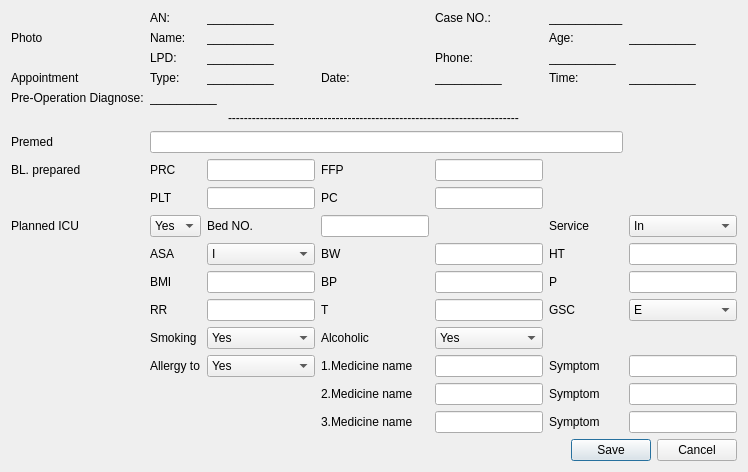
       <widget class="QWidget" name="Pre">
        <attribute name="title">
         <string>Pre</string>
        </attribute>
        <layout class="QGridLayout" name="gridLayout_6">
         <item row="0" column="0">
          <layout class="QGridLayout" name="gridLayout_5">
           <item row="7" column="3">
            <widget class="QLabel" name="label_78">
             <property name="text">
              <string>FFP</string>
             </property>
            </widget>
           </item>
           <item row="16" column="4">
            <widget class="QLineEdit" name="lineEdit_32"/>
           </item>
           <item row="14" column="6">
            <widget class="QLineEdit" name="lineEdit_30"/>
           </item>
           <item row="14" column="4">
            <widget class="QLineEdit" name="lineEdit_28"/>
           </item>
           <item row="7" column="1">
            <widget class="QLabel" name="label_79">
             <property name="text">
              <string>PRC</string>
             </property>
            </widget>
           </item>
           <item row="16" column="6">
            <widget class="QLineEdit" name="lineEdit_33"/>
           </item>
           <item row="6" column="1" colspan="5">
            <widget class="QLineEdit" name="lineEdit_36"/>
           </item>
           <item row="3" column="3">
            <widget class="QLabel" name="label_45">
             <property name="text">
              <string>Date:</string>
             </property>
            </widget>
           </item>
           <item row="5" column="0" colspan="7" alignment="Qt::AlignHCenter">
            <widget class="QLabel" name="label_54">
             <property name="text">
              <string>-------------------------------------------------------------------------</string>
             </property>
            </widget>
           </item>
           <item row="0" column="5">
            <widget class="QLabel" name="label_38">
             <property name="text">
              <string>___________</string>
             </property>
            </widget>
           </item>
           <item row="2" column="5">
            <widget class="QLabel" name="label_42">
             <property name="text">
              <string>__________</string>
             </property>
            </widget>
           </item>
           <item row="4" column="1" colspan="6">
            <widget class="QLabel" name="label_53">
             <property name="text">
              <string>__________</string>
             </property>
            </widget>
           </item>
           <item row="3" column="2">
            <widget class="QLabel" name="label_44">
             <property name="text">
              <string>__________</string>
             </property>
            </widget>
           </item>
           <item row="1" column="1">
            <widget class="QLabel" name="label_31">
             <property name="text">
              <string>Name:</string>
             </property>
            </widget>
           </item>
           <item row="3" column="5">
            <widget class="QLabel" name="label_47">
             <property name="text">
              <string>Time:</string>
             </property>
            </widget>
           </item>
           <item row="2" column="4">
            <widget class="QLabel" name="label_41">
             <property name="text">
              <string>Phone:</string>
             </property>
            </widget>
           </item>
           <item row="2" column="2">
            <widget class="QLabel" name="label_50">
             <property name="text">
              <string>__________</string>
             </property>
            </widget>
           </item>
           <item row="3" column="6">
            <widget class="QLabel" name="label_48">
             <property name="text">
              <string>__________</string>
             </property>
            </widget>
           </item>
           <item row="4" column="0">
            <widget class="QLabel" name="label_52">
             <property name="text">
              <string>Pre-Operation Diagnose:</string>
             </property>
            </widget>
           </item>
           <item row="1" column="6">
            <widget class="QLabel" name="label_51">
             <property name="text">
              <string>__________</string>
             </property>
            </widget>
           </item>
           <item row="0" column="1">
            <widget class="QLabel" name="label_32">
             <property name="text">
              <string>AN:</string>
             </property>
            </widget>
           </item>
           <item row="3" column="4">
            <widget class="QLabel" name="label_46">
             <property name="text">
              <string>__________</string>
             </property>
            </widget>
           </item>
           <item row="1" column="5">
            <widget class="QLabel" name="label_49">
             <property name="text">
              <string>Age:</string>
             </property>
            </widget>
           </item>
           <item row="0" column="2">
            <widget class="QLabel" name="label_36">
             <property name="text">
              <string>__________</string>
             </property>
            </widget>
           </item>
           <item row="3" column="1">
            <widget class="QLabel" name="label_43">
             <property name="text">
              <string>Type:</string>
             </property>
            </widget>
           </item>
           <item row="0" column="4">
            <widget class="QLabel" name="label_37">
             <property name="text">
              <string>Case NO.:</string>
             </property>
            </widget>
           </item>
           <item row="2" column="1">
            <widget class="QLabel" name="label_35">
             <property name="text">
              <string>LPD:</string>
             </property>
            </widget>
           </item>
           <item row="3" column="0">
            <widget class="QLabel" name="label_40">
             <property name="text">
              <string>Appointment</string>
             </property>
            </widget>
           </item>
           <item row="1" column="2" colspan="3">
            <widget class="QLabel" name="label_39">
             <property name="text">
              <string>__________</string>
             </property>
            </widget>
           </item>
           <item row="8" column="4">
            <widget class="QLineEdit" name="lineEdit_35"/>
           </item>
           <item row="10" column="5">
            <widget class="QLabel" name="label_62">
             <property name="text">
              <string>HT</string>
             </property>
            </widget>
           </item>
           <item row="8" column="3">
            <widget class="QLabel" name="label_77">
             <property name="text">
              <string>PC</string>
             </property>
            </widget>
           </item>
           <item row="10" column="2">
            <widget class="QComboBox" name="comboBox_15">
             <item>
              <property name="text">
               <string>I</string>
              </property>
             </item>
             <item>
              <property name="text">
               <string>II</string>
              </property>
             </item>
             <item>
              <property name="text">
               <string>III</string>
              </property>
             </item>
             <item>
              <property name="text">
               <string>IV</string>
              </property>
             </item>
             <item>
              <property name="text">
               <string>V</string>
              </property>
             </item>
             <item>
              <property name="text">
               <string>I E</string>
              </property>
             </item>
             <item>
              <property name="text">
               <string>II E</string>
              </property>
             </item>
             <item>
              <property name="text">
               <string>III E</string>
              </property>
             </item>
             <item>
              <property name="text">
               <string>IV E</string>
              </property>
             </item>
             <item>
              <property name="text">
               <string>V E</string>
              </property>
             </item>
            </widget>
           </item>
           <item row="10" column="4">
            <widget class="QLineEdit" name="lineEdit_23"/>
           </item>
           <item row="10" column="1">
            <widget class="QLabel" name="label_60">
             <property name="text">
              <string>ASA</string>
             </property>
            </widget>
           </item>
           <item row="10" column="6">
            <widget class="QLineEdit" name="lineEdit_24"/>
           </item>
           <item row="10" column="3">
            <widget class="QLabel" name="label_61">
             <property name="text">
              <string>BW</string>
             </property>
            </widget>
           </item>
           <item row="7" column="0">
            <widget class="QLabel" name="label_56">
             <property name="text">
              <string>BL. prepared</string>
             </property>
            </widget>
           </item>
           <item row="9" column="1">
            <widget class="QComboBox" name="comboBox_13">
             <item>
              <property name="text">
               <string>Yes</string>
              </property>
             </item>
             <item>
              <property name="text">
               <string>No</string>
              </property>
             </item>
            </widget>
           </item>
           <item row="9" column="0">
            <widget class="QLabel" name="label_57">
             <property name="text">
              <string>Planned ICU</string>
             </property>
            </widget>
           </item>
           <item row="7" column="2">
            <widget class="QLineEdit" name="lineEdit_20"/>
           </item>
           <item row="9" column="3">
            <widget class="QLineEdit" name="lineEdit_22"/>
           </item>
           <item row="6" column="0">
            <widget class="QLabel" name="label_55">
             <property name="text">
              <string>Premed</string>
             </property>
            </widget>
           </item>
           <item row="9" column="5">
            <widget class="QLabel" name="label_58">
             <property name="text">
              <string>Service</string>
             </property>
            </widget>
           </item>
           <item row="9" column="2">
            <widget class="QLabel" name="label_59">
             <property name="text">
              <string>Bed NO.</string>
             </property>
            </widget>
           </item>
           <item row="9" column="6">
            <widget class="QComboBox" name="comboBox_14">
             <item>
              <property name="text">
               <string>In</string>
              </property>
             </item>
             <item>
              <property name="text">
               <string>Out</string>
              </property>
             </item>
            </widget>
           </item>
           <item row="7" column="4">
            <widget class="QLineEdit" name="lineEdit_21"/>
           </item>
           <item row="11" column="2">
            <widget class="QLineEdit" name="lineEdit_18"/>
           </item>
           <item row="8" column="1">
            <widget class="QLabel" name="label_76">
             <property name="text">
              <string>PLT</string>
             </property>
            </widget>
           </item>
           <item row="8" column="2">
            <widget class="QLineEdit" name="lineEdit_34"/>
           </item>
           <item row="11" column="1">
            <widget class="QLabel" name="label_33">
             <property name="text">
              <string>BMI</string>
             </property>
            </widget>
           </item>
           <item row="11" column="6">
            <widget class="QLineEdit" name="lineEdit_25"/>
           </item>
           <item row="11" column="4">
            <widget class="QLineEdit" name="lineEdit_19"/>
           </item>
           <item row="12" column="2">
            <widget class="QLineEdit" name="lineEdit_26"/>
           </item>
           <item row="11" column="3">
            <widget class="QLabel" name="label_34">
             <property name="text">
              <string>BP</string>
             </property>
            </widget>
           </item>
           <item row="12" column="5">
            <widget class="QLabel" name="label_66">
             <property name="text">
              <string>GSC</string>
             </property>
            </widget>
           </item>
           <item row="11" column="5">
            <widget class="QLabel" name="label_63">
             <property name="text">
              <string>P</string>
             </property>
            </widget>
           </item>
           <item row="12" column="1">
            <widget class="QLabel" name="label_64">
             <property name="text">
              <string>RR</string>
             </property>
            </widget>
           </item>
           <item row="12" column="6">
            <widget class="QComboBox" name="comboBox_16">
             <item>
              <property name="text">
               <string>E</string>
              </property>
             </item>
             <item>
              <property name="text">
               <string>M</string>
              </property>
             </item>
             <item>
              <property name="text">
               <string>V</string>
              </property>
             </item>
            </widget>
           </item>
           <item row="12" column="4">
            <widget class="QLineEdit" name="lineEdit_27"/>
           </item>
           <item row="13" column="1">
            <widget class="QLabel" name="label_67">
             <property name="text">
              <string>Smoking</string>
             </property>
            </widget>
           </item>
           <item row="12" column="3">
            <widget class="QLabel" name="label_65">
             <property name="text">
              <string>T</string>
             </property>
            </widget>
           </item>
           <item row="14" column="3">
            <widget class="QLabel" name="label_70">
             <property name="text">
              <string>1.Medicine name</string>
             </property>
            </widget>
           </item>
           <item row="14" column="1">
            <widget class="QLabel" name="label_69">
             <property name="text">
              <string>Allergy to</string>
             </property>
            </widget>
           </item>
           <item row="13" column="4">
            <widget class="QComboBox" name="comboBox_18">
             <item>
              <property name="text">
               <string>Yes</string>
              </property>
             </item>
             <item>
              <property name="text">
               <string>No</string>
              </property>
             </item>
            </widget>
           </item>
           <item row="14" column="2">
            <widget class="QComboBox" name="comboBox_19">
             <item>
              <property name="text">
               <string>Yes</string>
              </property>
             </item>
             <item>
              <property name="text">
               <string>No</string>
              </property>
             </item>
            </widget>
           </item>
           <item row="13" column="3">
            <widget class="QLabel" name="label_68">
             <property name="text">
              <string>Alcoholic</string>
             </property>
            </widget>
           </item>
           <item row="14" column="5">
            <widget class="QLabel" name="label_71">
             <property name="text">
              <string>Symptom</string>
             </property>
            </widget>
           </item>
           <item row="16" column="3">
            <widget class="QLabel" name="label_74">
             <property name="text">
              <string>3.Medicine name</string>
             </property>
            </widget>
           </item>
           <item row="15" column="3">
            <widget class="QLabel" name="label_72">
             <property name="text">
              <string>2.Medicine name</string>
             </property>
            </widget>
           </item>
           <item row="13" column="2">
            <widget class="QComboBox" name="comboBox_17">
             <item>
              <property name="text">
               <string>Yes</string>
              </property>
             </item>
             <item>
              <property name="text">
               <string>No</string>
              </property>
             </item>
            </widget>
           </item>
           <item row="15" column="5">
            <widget class="QLabel" name="label_73">
             <property name="text">
              <string>Symptom</string>
             </property>
            </widget>
           </item>
           <item row="15" column="6">
            <widget class="QLineEdit" name="lineEdit_31"/>
           </item>
           <item row="15" column="4">
            <widget class="QLineEdit" name="lineEdit_29"/>
           </item>
           <item row="16" column="5">
            <widget class="QLabel" name="label_75">
             <property name="text">
              <string>Symptom</string>
             </property>
            </widget>
           </item>
           <item row="17" column="5" colspan="2">
            <widget class="QDialogButtonBox" name="buttonBox_2">
             <property name="standardButtons">
              <set>QDialogButtonBox::Cancel|QDialogButtonBox::Save</set>
             </property>
            </widget>
           </item>
           <item row="0" column="0" rowspan="3">
            <widget class="QLabel" name="label_30">
             <property name="text">
              <string>Photo</string>
             </property>
            </widget>
           </item>
          </layout>
         </item>
        </layout>
       </widget>
